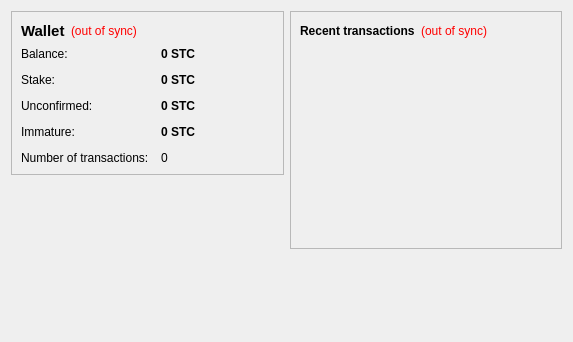
<?xml version="1.0" encoding="UTF-8"?>
<ui version="4.0">
 <class>OverviewPage</class>
 <widget class="QWidget" name="OverviewPage">
  <property name="geometry">
   <rect>
    <x>0</x>
    <y>0</y>
    <width>573</width>
    <height>342</height>
   </rect>
  </property>
  <property name="windowTitle">
   <string>Form</string>
  </property>
  <layout class="QHBoxLayout" name="horizontalLayout" stretch="1,1">
   <item>
    <layout class="QVBoxLayout" name="verticalLayout_2">
     <item>
      <widget class="QFrame" name="frame">
       <property name="frameShape">
        <enum>QFrame::StyledPanel</enum>
       </property>
       <property name="frameShadow">
        <enum>QFrame::Raised</enum>
       </property>
       <layout class="QVBoxLayout" name="verticalLayout_4">
        <item>
         <layout class="QHBoxLayout" name="horizontalLayout_4">
          <item>
           <widget class="QLabel" name="label_5">
            <property name="font">
             <font>
              <pointsize>11</pointsize>
              <weight>75</weight>
              <bold>true</bold>
             </font>
            </property>
            <property name="text">
             <string>Wallet</string>
            </property>
           </widget>
          </item>
          <item>
           <widget class="QLabel" name="labelWalletStatus">
            <property name="toolTip">
             <string>The displayed information may be out of date. Your wallet automatically synchronizes with the scattercoin network after a connection is established, but this process has not completed yet.</string>
            </property>
            <property name="styleSheet">
             <string notr="true">QLabel { color: red; }</string>
            </property>
            <property name="text">
             <string notr="true">(out of sync)</string>
            </property>
            <property name="alignment">
             <set>Qt::AlignLeading|Qt::AlignLeft|Qt::AlignVCenter</set>
            </property>
           </widget>
          </item>
          <item>
           <spacer name="horizontalSpacer_2">
            <property name="orientation">
             <enum>Qt::Horizontal</enum>
            </property>
            <property name="sizeHint" stdset="0">
             <size>
              <width>40</width>
              <height>20</height>
             </size>
            </property>
           </spacer>
          </item>
         </layout>
        </item>
        <item>
         <layout class="QFormLayout" name="formLayout_2">
          <property name="fieldGrowthPolicy">
           <enum>QFormLayout::AllNonFixedFieldsGrow</enum>
          </property>
          <property name="horizontalSpacing">
           <number>12</number>
          </property>
          <property name="verticalSpacing">
           <number>12</number>
          </property>
          <item row="0" column="0">
           <widget class="QLabel" name="label">
            <property name="text">
             <string>Balance:</string>
            </property>
           </widget>
          </item>
          <item row="0" column="1">
           <widget class="QLabel" name="labelBalance">
            <property name="font">
             <font>
              <weight>75</weight>
              <bold>true</bold>
             </font>
            </property>
            <property name="cursor">
             <cursorShape>IBeamCursor</cursorShape>
            </property>
            <property name="toolTip">
             <string>Your current balance</string>
            </property>
            <property name="text">
             <string notr="true">0 STC</string>
            </property>
            <property name="textInteractionFlags">
             <set>Qt::LinksAccessibleByMouse|Qt::TextSelectableByKeyboard|Qt::TextSelectableByMouse</set>
            </property>
           </widget>
          </item>
          <item row="1" column="0">
           <widget class="QLabel" name="label_6">
            <property name="text">
             <string>Stake:</string>
            </property>
           </widget>
          </item>
          <item row="1" column="1">
           <widget class="QLabel" name="labelStake">
            <property name="font">
             <font>
              <weight>75</weight>
              <bold>true</bold>
             </font>
            </property>
            <property name="cursor">
             <cursorShape>IBeamCursor</cursorShape>
            </property>
            <property name="toolTip">
             <string>Total of coins that was staked, and do not yet count toward the current balance</string>
            </property>
            <property name="text">
             <string notr="true">0 STC</string>
            </property>
            <property name="textInteractionFlags">
             <set>Qt::LinksAccessibleByMouse|Qt::TextSelectableByKeyboard|Qt::TextSelectableByMouse</set>
            </property>
           </widget>
          </item>
          <item row="2" column="0">
           <widget class="QLabel" name="label_3">
            <property name="text">
             <string>Unconfirmed:</string>
            </property>
           </widget>
          </item>
          <item row="2" column="1">
           <widget class="QLabel" name="labelUnconfirmed">
            <property name="font">
             <font>
              <weight>75</weight>
              <bold>true</bold>
             </font>
            </property>
            <property name="cursor">
             <cursorShape>IBeamCursor</cursorShape>
            </property>
            <property name="toolTip">
             <string>Total of transactions that have yet to be confirmed, and do not yet count toward the current balance</string>
            </property>
            <property name="text">
             <string notr="true">0 STC</string>
            </property>
            <property name="textInteractionFlags">
             <set>Qt::LinksAccessibleByMouse|Qt::TextSelectableByKeyboard|Qt::TextSelectableByMouse</set>
            </property>
           </widget>
          </item>
          <item row="3" column="0">
           <widget class="QLabel" name="labelImmatureText">
            <property name="text">
             <string>Immature:</string>
            </property>
           </widget>
          </item>
          <item row="3" column="1">
           <widget class="QLabel" name="labelImmature">
            <property name="font">
             <font>
              <weight>75</weight>
              <bold>true</bold>
             </font>
            </property>
            <property name="toolTip">
             <string>Mined balance that has not yet matured</string>
            </property>
            <property name="text">
             <string notr="true">0 STC</string>
            </property>
            <property name="textInteractionFlags">
             <set>Qt::LinksAccessibleByMouse|Qt::TextSelectableByKeyboard|Qt::TextSelectableByMouse</set>
            </property>
           </widget>
          </item>
          <item row="4" column="0">
           <widget class="QLabel" name="label_2">
            <property name="text">
             <string>Number of transactions:</string>
            </property>
           </widget>
          </item>
          <item row="4" column="1">
           <widget class="QLabel" name="labelNumTransactions">
            <property name="toolTip">
             <string>Total number of transactions in wallet</string>
            </property>
            <property name="text">
             <string notr="true">0</string>
            </property>
           </widget>
          </item>
         </layout>
        </item>
       </layout>
      </widget>
     </item>
     <item>
      <spacer name="verticalSpacer">
       <property name="orientation">
        <enum>Qt::Vertical</enum>
       </property>
       <property name="sizeHint" stdset="0">
        <size>
         <width>20</width>
         <height>40</height>
        </size>
       </property>
      </spacer>
     </item>
    </layout>
   </item>
   <item>
    <layout class="QVBoxLayout" name="verticalLayout_3">
     <item>
      <widget class="QFrame" name="frame_2">
       <property name="frameShape">
        <enum>QFrame::StyledPanel</enum>
       </property>
       <property name="frameShadow">
        <enum>QFrame::Raised</enum>
       </property>
       <layout class="QVBoxLayout" name="verticalLayout">
        <item>
         <layout class="QHBoxLayout" name="horizontalLayout_2">
          <item>
           <widget class="QLabel" name="label_4">
            <property name="text">
             <string>&lt;b&gt;Recent transactions&lt;/b&gt;</string>
            </property>
           </widget>
          </item>
          <item>
           <widget class="QLabel" name="labelTransactionsStatus">
            <property name="toolTip">
             <string>The displayed information may be out of date. Your wallet automatically synchronizes with the scattercoin network after a connection is established, but this process has not completed yet.</string>
            </property>
            <property name="styleSheet">
             <string notr="true">QLabel { color: red; }</string>
            </property>
            <property name="text">
             <string notr="true">(out of sync)</string>
            </property>
            <property name="alignment">
             <set>Qt::AlignRight|Qt::AlignTrailing|Qt::AlignVCenter</set>
            </property>
           </widget>
          </item>
          <item>
           <spacer name="horizontalSpacer">
            <property name="orientation">
             <enum>Qt::Horizontal</enum>
            </property>
            <property name="sizeHint" stdset="0">
             <size>
              <width>40</width>
              <height>20</height>
             </size>
            </property>
           </spacer>
          </item>
         </layout>
        </item>
        <item>
         <widget class="QListView" name="listTransactions">
          <property name="styleSheet">
           <string notr="true">QListView { background: transparent; }</string>
          </property>
          <property name="frameShape">
           <enum>QFrame::NoFrame</enum>
          </property>
          <property name="verticalScrollBarPolicy">
           <enum>Qt::ScrollBarAlwaysOff</enum>
          </property>
          <property name="horizontalScrollBarPolicy">
           <enum>Qt::ScrollBarAlwaysOff</enum>
          </property>
          <property name="selectionMode">
           <enum>QAbstractItemView::NoSelection</enum>
          </property>
         </widget>
        </item>
       </layout>
      </widget>
     </item>
     <item>
      <spacer name="verticalSpacer_2">
       <property name="orientation">
        <enum>Qt::Vertical</enum>
       </property>
       <property name="sizeHint" stdset="0">
        <size>
         <width>20</width>
         <height>40</height>
        </size>
       </property>
      </spacer>
     </item>
    </layout>
   </item>
  </layout>
 </widget>
 <resources>
  <include location="../bitcoin.qrc"/>
 </resources>
 <connections/>
</ui>
